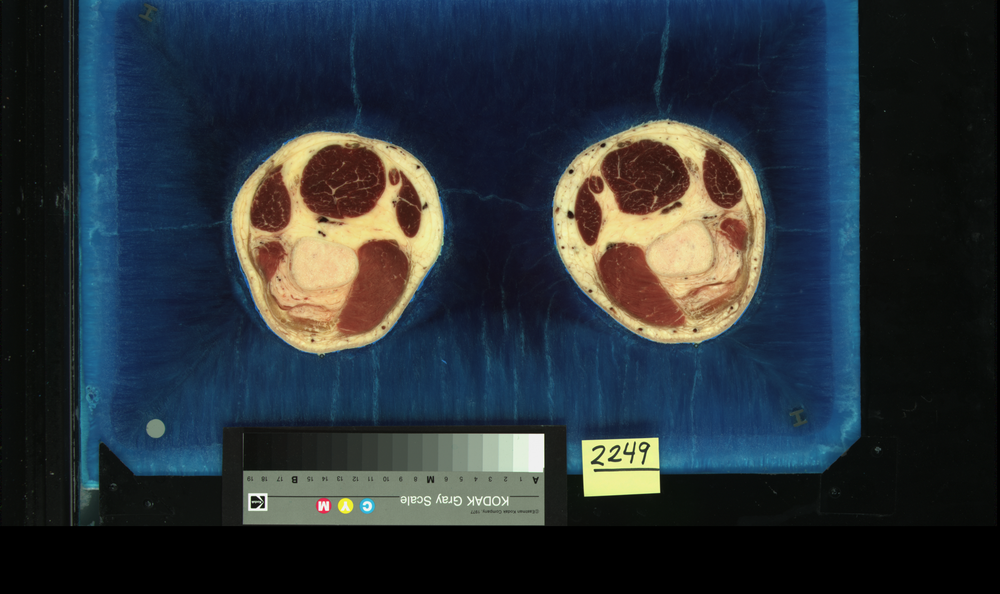
#> input picture bit_plane_slicing.png, 1000 x 594 px, shrunk from 2048 x 1216 before the run
$ python bit_plane_slicing.py
#> lines starting #> are read from the running program, lines starting #| are printed output that depends on the picture; after the words box and inside, x2 and y2 are one past the last pixel; in counts of white or black regions, pixels touching at a corner belong together
# bit_plane_slicing.py
from PIL import Image
import numpy as np

input_path = "bit_plane_slicing.png"
bit = 7   # choose bit plane 0 (LSB) to 7 (MSB)

img = Image.open(input_path).convert("L")
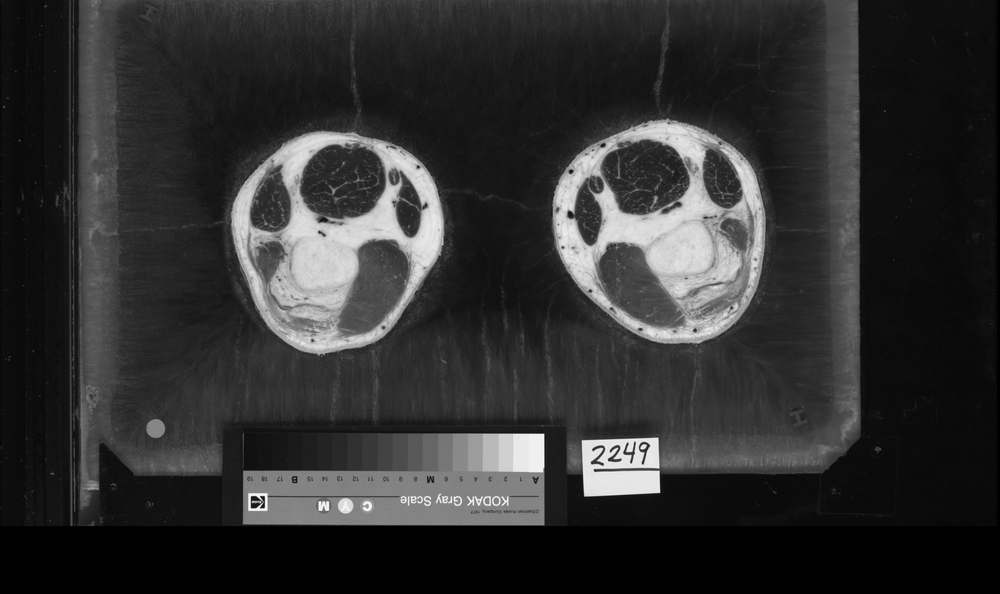
#> img: PIL image 1000x594 L; min 0, max 255, mean 48.5
pixels = np.array(img, dtype=np.uint8)
bit_plane = (pixels >> bit) & 1
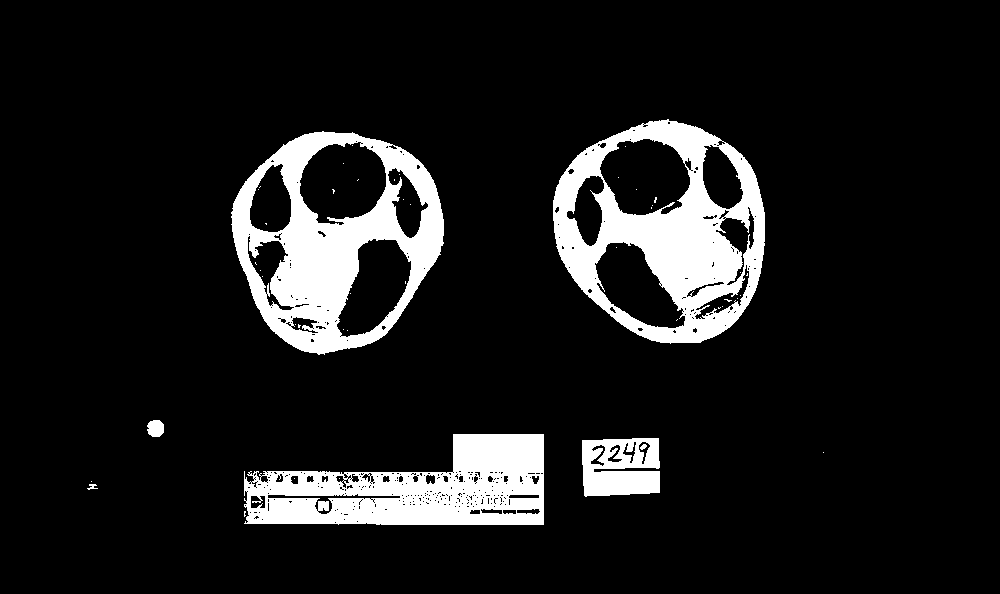
#> bit_plane: shape (594, 1000); values 0 (black) and 1 (white), 10.9% white; 47 white regions (40 under 20 px), largest, box (x1, y1, x2, y2) and area: (553, 119, 765, 344) 22218, (231, 131, 444, 355) 21177, (244, 434, 544, 525) 17150
# Display as 0/255
result_img = bit_plane * 255
result = Image.fromarray(np.uint8(result_img))
result.save(f"bit_plane_{bit}_output.jpg")

$ run again, with gamma_transform.png copied over bit_plane_slicing.png
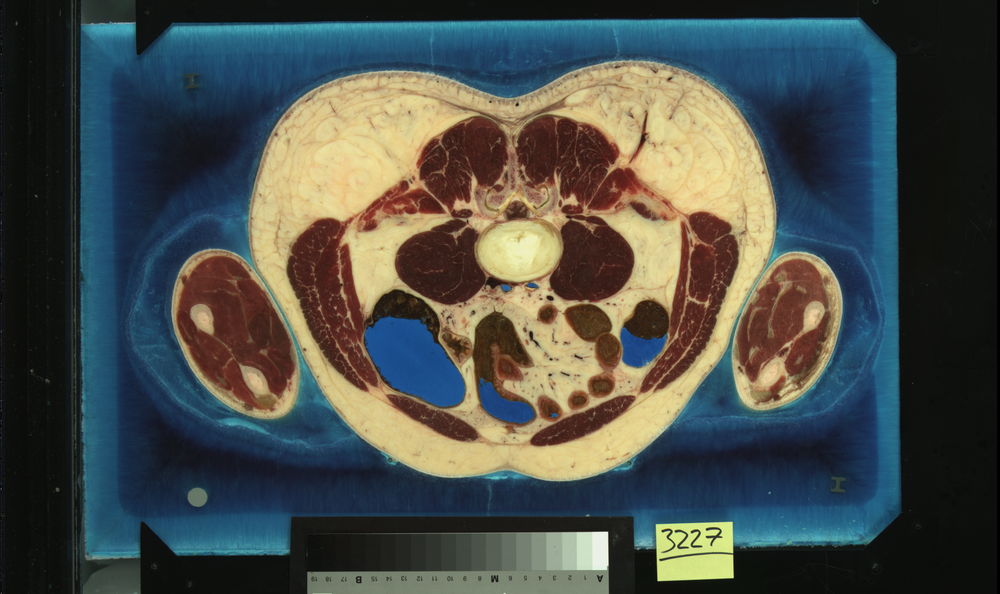
#> input picture gamma_transform.png, 1000 x 594 px, shrunk from 2048 x 1216 before the run
#> `img = Image.open(input_path).convert("L")`:
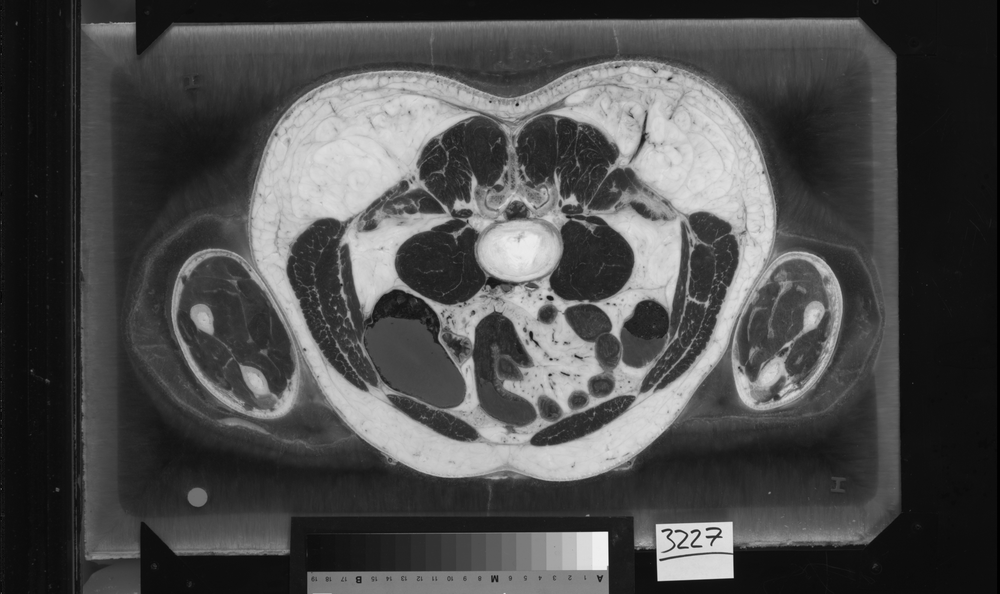
#> img: PIL image 1000x594 L; min 0, max 250, mean 75.9
#> `bit_plane = (pixels >> bit) & 1`:
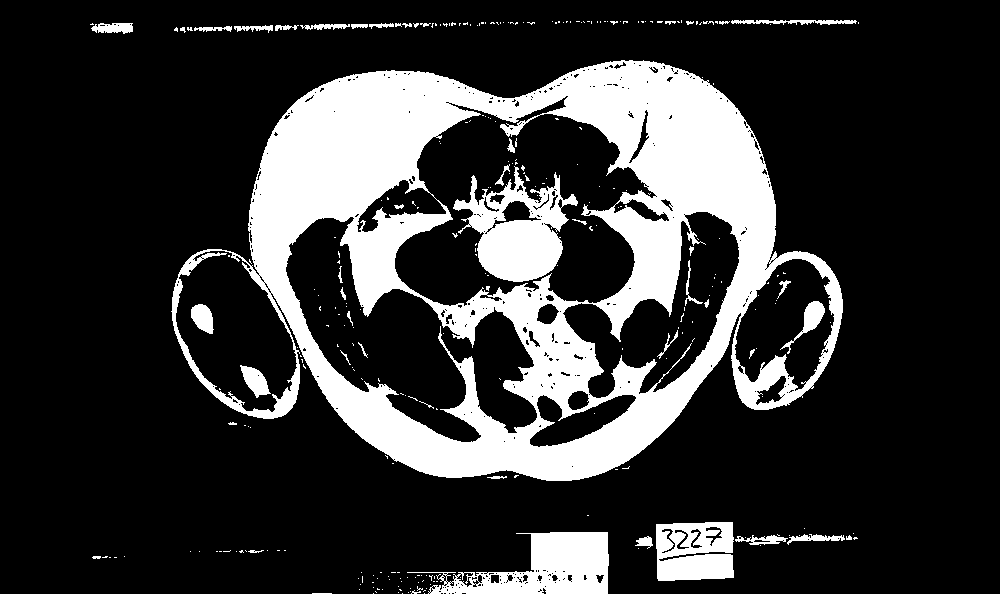
#> bit_plane: shape (594, 1000); values 0 (black) and 1 (white), 20.9% white; 293 white regions (247 under 20 px), largest, box (x1, y1, x2, y2) and area: (171, 60, 843, 481) 101446, (453, 166, 578, 282) 6999, (407, 532, 609, 594) 6254

$ run again, with histogram_equalization.png copied over bit_plane_slicing.png
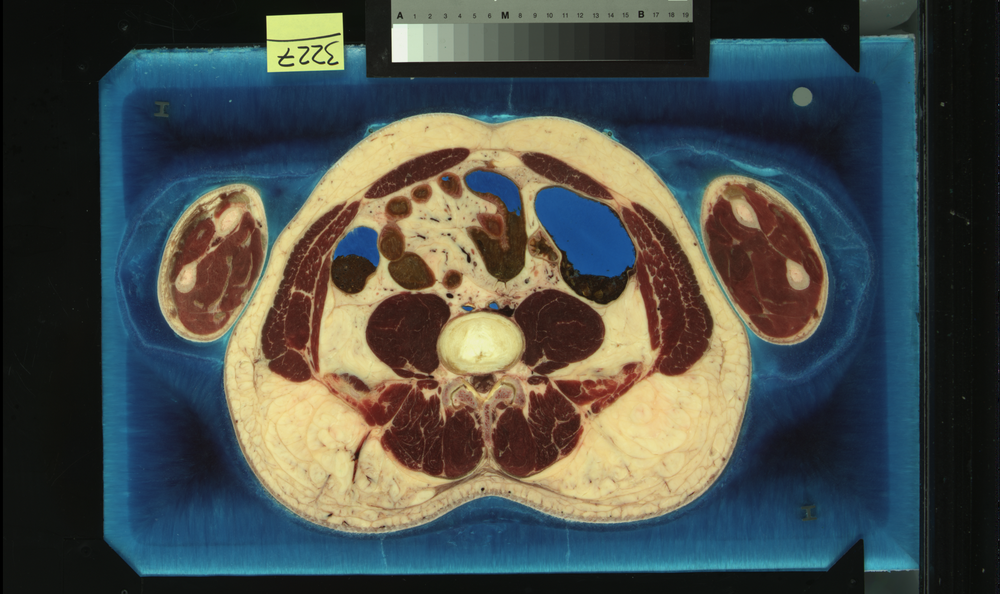
#> input picture histogram_equalization.png, 1000 x 594 px, shrunk from 2048 x 1216 before the run
#> `img = Image.open(input_path).convert("L")`:
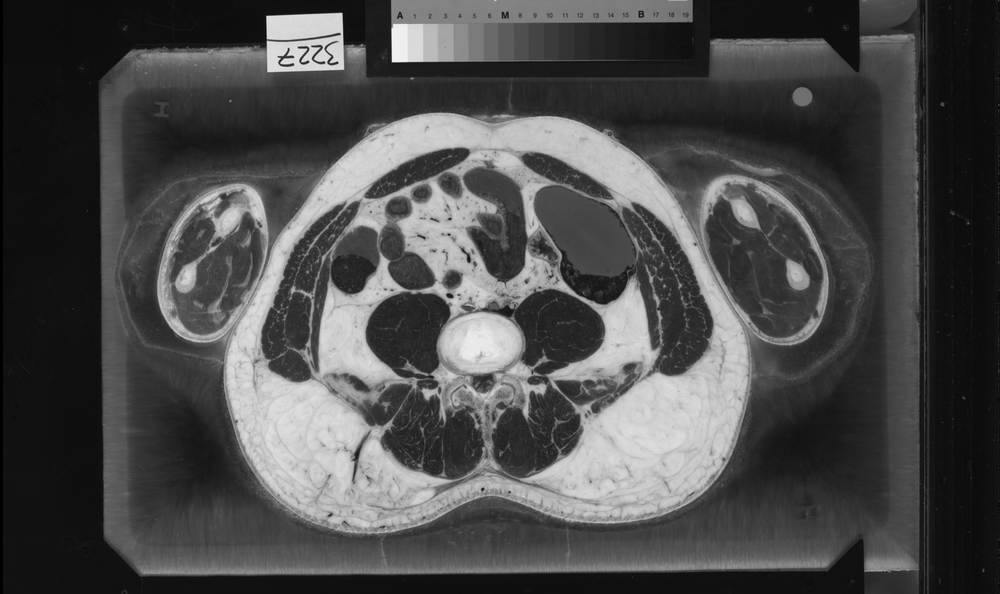
#> img: PIL image 1000x594 L; min 0, max 250, mean 75.9
#> `bit_plane = (pixels >> bit) & 1`:
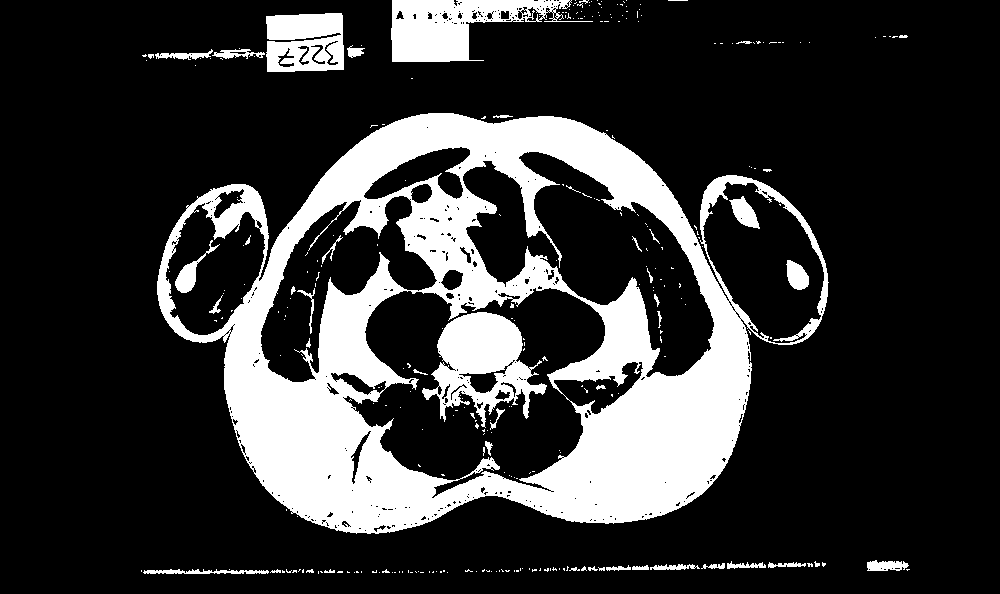
#> bit_plane: shape (594, 1000); values 0 (black) and 1 (white), 20.9% white; 293 white regions (247 under 20 px), largest, box (x1, y1, x2, y2) and area: (157, 113, 829, 534) 101446, (422, 312, 547, 428) 6999, (391, 0, 593, 62) 6254
